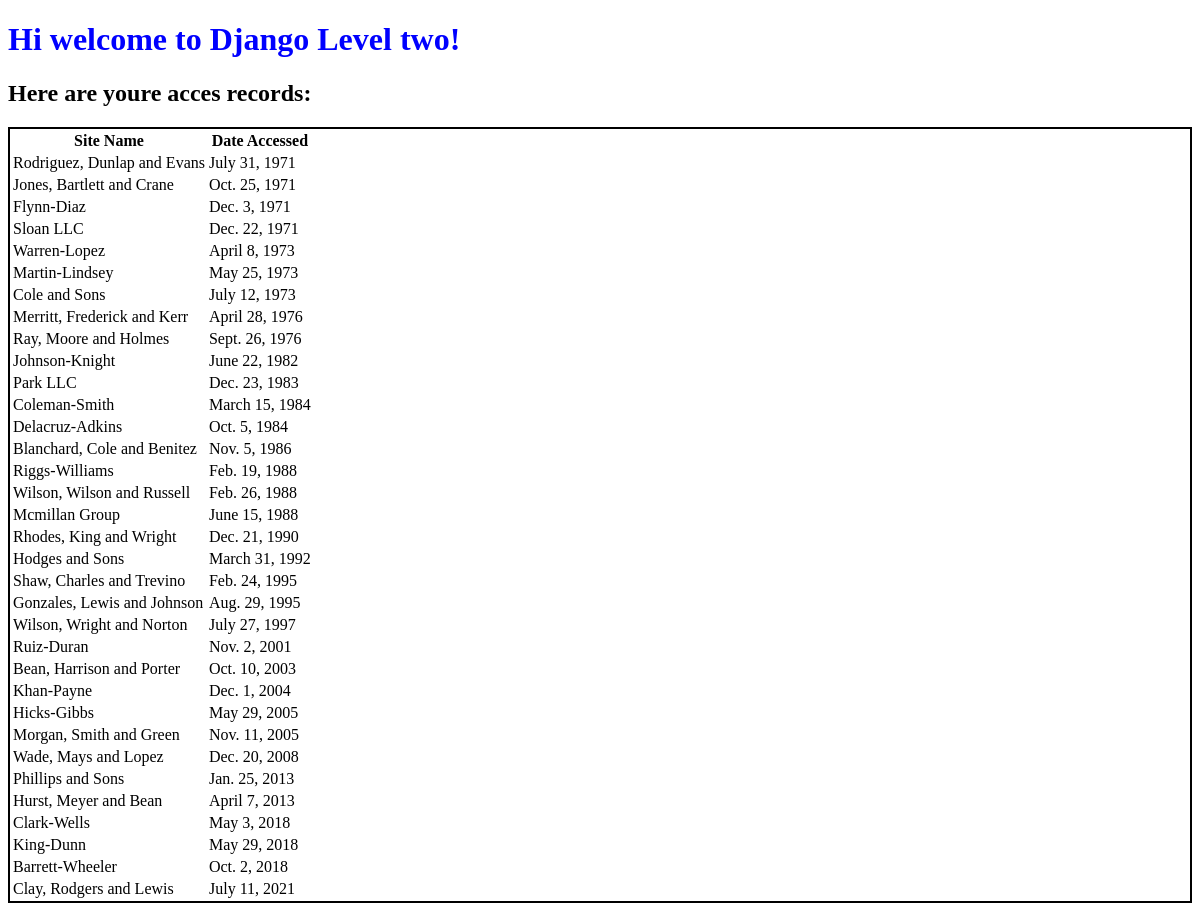
Before: / with the older database file.
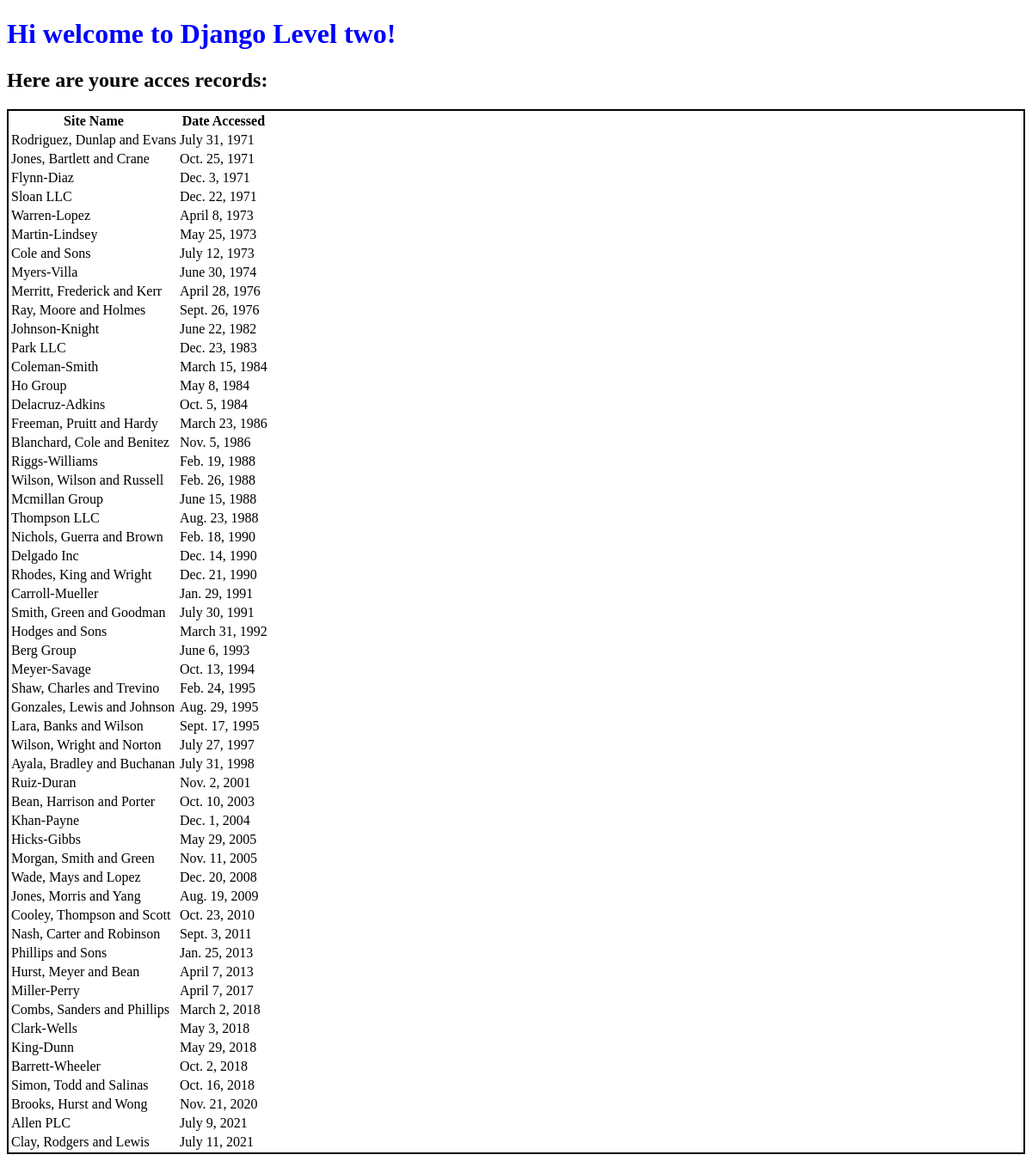
After: the same page with the newer database file.
### first_app/models.py (models this page shows, shortened)
class AccessRecord(models.Model):
    name = models.ForeignKey(Webpage, on_delete=models.CASCADE)
    date = models.DateField()

class Webpage(models.Model):
    topic = models.ForeignKey(Topic, on_delete=models.CASCADE)
    name = models.CharField(max_length=264, unique=True)
    url = models.URLField(unique=True)
    def __str__(self):
        return self.name

### first_app/views.py (the view)
# urls.py: path('', views.index, name='index'),
def index(request):
    webpages_list = AccessRecord.objects.order_by('date')
    date_dict = {'access_records':webpages_list}
    my_dict = {
        'insert_me':'Hello I am from views.py!'
    }
    return render(request, 'first_app/index.html', context=date_dict)

### templates/first_app/index.html (shortened to what this page needs)
<!DOCTYPE html>
{% load static %}
<html>
    <head>
        <link rel="stylesheet" href="{% static "css/mystyle.css" %}"/>
    </head>
    <body>
        <h1>Hi welcome to Django Level two!</h1>
        <h2>Here are youre acces records:</h2>
        <div class="djangotwo">
            {% if access_records %}
            <table>
                <thead>
                    <th>Site Name</th>
                    <th>Date Accessed</th>
                </thead>
                {% for acc in access_records %}
                <tr>
                    <td> {{ acc.name }}</td>
                    <td> {{ acc.date }}</td>
                </tr>
                {% endfor %}
            </table>
            {% else %}
                <p>NO ACCESS RECORDS FOUND!</p>
            {% endif %}
        </div>
    </body>
</html>

### static/css/mystyle.css (style rules this page uses)
h1 { color: blue; }
.djangotwo { border: 2px solid black }

Changed rows visible on the page:
added AccessRecord: name "Myers-Villa", date "June 30, 1974"
added AccessRecord: name "Ho Group", date "May 8, 1984"
added AccessRecord: name "Freeman, Pruitt and Hardy", date "March 23, 1986"
added AccessRecord: name "Thompson LLC", date "Aug. 23, 1988"
added AccessRecord: name "Nichols, Guerra and Brown", date "Feb. 18, 1990"
added AccessRecord: name "Delgado Inc", date "Dec. 14, 1990"
added AccessRecord: name "Carroll-Mueller", date "Jan. 29, 1991"
added AccessRecord: name "Smith, Green and Goodman", date "July 30, 1991"
added AccessRecord: name "Berg Group", date "June 6, 1993"
added AccessRecord: name "Meyer-Savage", date "Oct. 13, 1994"
added AccessRecord: name "Lara, Banks and Wilson", date "Sept. 17, 1995"
added AccessRecord: name "Ayala, Bradley and Buchanan", date "July 31, 1998"
added AccessRecord: name "Jones, Morris and Yang", date "Aug. 19, 2009"
added AccessRecord: name "Cooley, Thompson and Scott", date "Oct. 23, 2010"
added AccessRecord: name "Nash, Carter and Robinson", date "Sept. 3, 2011"
added AccessRecord: name "Miller-Perry", date "April 7, 2017"
added AccessRecord: name "Combs, Sanders and Phillips", date "March 2, 2018"
added AccessRecord: name "Simon, Todd and Salinas", date "Oct. 16, 2018"
added AccessRecord: name "Brooks, Hurst and Wong", date "Nov. 21, 2020"
added AccessRecord: name "Allen PLC", date "July 9, 2021"
